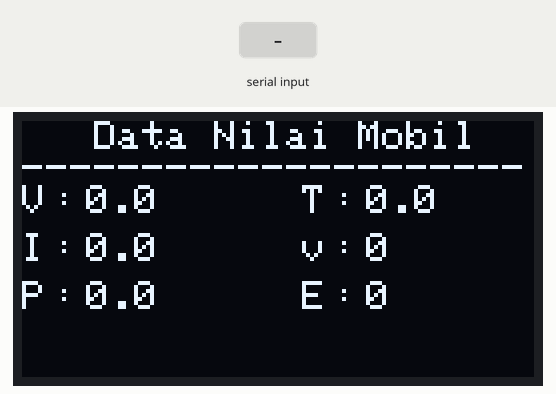
This sketch was run on a simulated ESP8266 (NodeMCU). Parts: 128×64 one-colour display. Inputs (shaded band) come from the test bench. WiFi joins after 1.5 s; servers stay silent unless stated; storage starts empty; what the sketch prints to the serial monitor is not drawn.

Above: at 2.1 s.
2.2 s: "90,45,200\n" received over the second serial link
At 2.6 s:
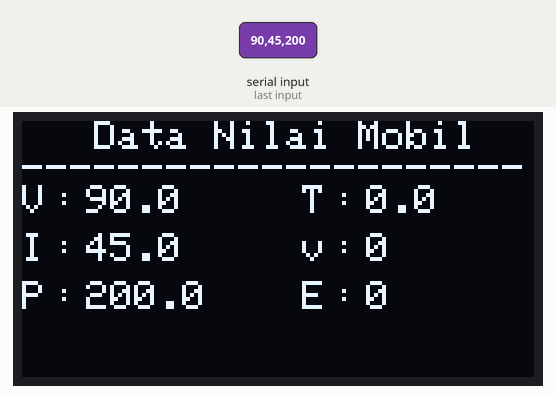
5.2 s: "90,45\n" received over the second serial link
At 5.9 s:
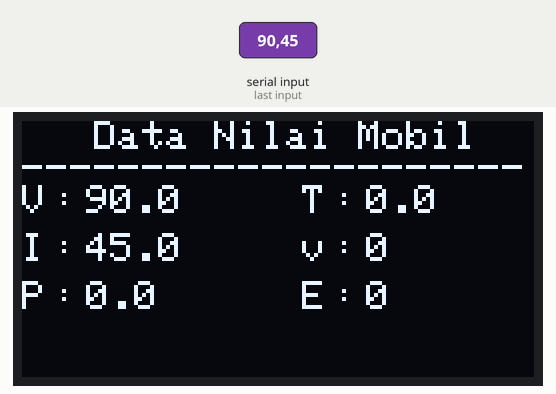
7.0 s: "90,45,200,10\n" received over the second serial link
At 8.0 s:
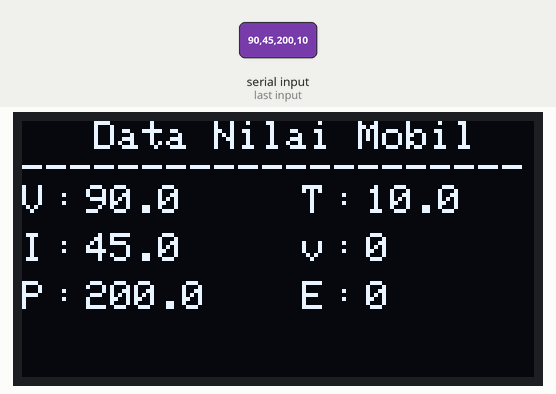
9.6 s: "90,45,200,10,150,30\n" received over the second serial link
At 11.7 s:
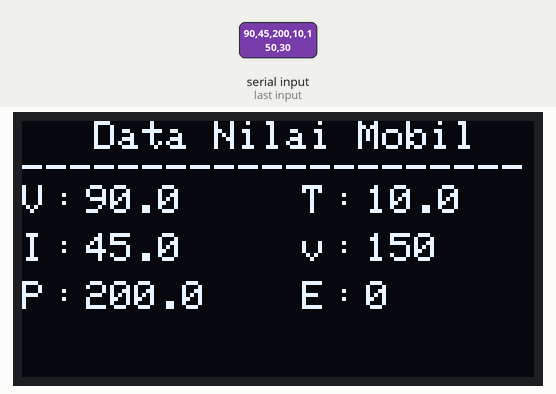
12.6 s: "5\n" received over the second serial link
At 13.6 s:
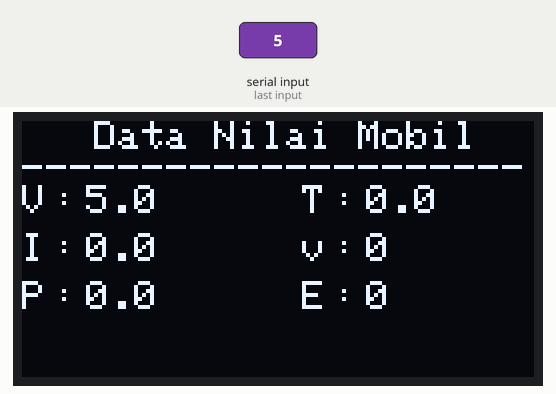
Timing chart, 0 to 15.6 s (numbered marks = the images above; inputs shaded):
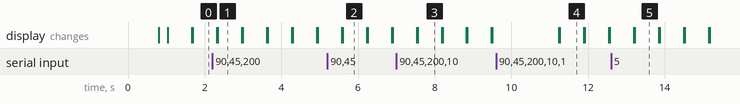

The sketch:

Code_NodeMCU_Ubidot_Oled_SDcard.ino
```cpp
#include <SPI.h>
#include <SD.h>
#include <ESP8266WiFi.h>
#include <ESP8266HTTPClient.h>
#include <WiFiClient.h>
#include <Arduino_JSON.h>
#include <UbidotsESPMQTT.h>
#include <Arduino.h>
#include <SoftwareSerial.h>
#include <Adafruit_GFX.h>
#include <Adafruit_SSD1306.h>

SoftwareSerial mySerial(10, 15); // RX (Receiver), TX (Transmitter) // (S3, D8)
WiFiClient client;

#define SCREEN_WIDTH 128 // OLED display width, in pixels
#define SCREEN_HEIGHT 64 // OLED display height, in pixels

// Deklarasi untuk SSD1306 display terhubung ke I2C (pin SDA dan SCL)
#define OLED_RESET     -1 // Reset pin # (or -1 if sharing Arduino reset pin)
Adafruit_SSD1306 display(SCREEN_WIDTH, SCREEN_HEIGHT, &Wire, OLED_RESET);

//Deklarasi untuk pin pada SD Card
#define CS_PIN D8 //Medenefisikan variabel CS_PIN pada pin D8 di NodeMCU
File dataFile; //Mendeklarasikan variabel dataFile pada tipe File atau Dokumen

char token[]           = "BBFF-lJhOBUcVPa4rnl2Hxnf5DLPHJZUnqX";
char ssid[]            = "Redmi Not 8";
char pass[]            = "indakaku";

unsigned long WTDisplay, WTGetData = 0;
int WTCloud     = -10000;
int WTCloudDua  = -8000;

unsigned long oldtime[11];
unsigned long interval[7] = {630000, 10000, 1000, 500, 250, 30, 100};

String Data[7];
String PesanData;
char BacaData;
int v, E = 0;
float V, I, P, T, W  = 0;

WiFiEventHandler JikaWiFiTerhubung;
WiFiEventHandler JikaWiFiTerputus;
Ubidots ubidots(token);

unsigned long Time(byte ar, int br) {
  unsigned long waktu = (millis() - oldtime[ar]) >= interval[br];
  return waktu;
}

unsigned long sets(byte an) {
  oldtime[an] = millis();
  return oldtime[an];
}

void callback(char* topic, byte* payload, unsigned int length) {
  Serial.print("Message arrived [");
  Serial.print(topic);
  Serial.print("] ");
  for (int j = 0; j < length; j++) {
    Serial.print((char)payload[j]);
  }
  Serial.println();
}

void setup() {
  WiFi.begin(ssid, pass);
  Serial.begin(115200);
  mySerial.begin(115200);
  delay(300);

  JikaWiFiTerhubung = WiFi.onStationModeGotIP(WiFi_Terhubung);
  JikaWiFiTerputus  = WiFi.onStationModeDisconnected(WiFi_Terputus);

  ubidots.setDebug(true);
  ubidots.begin(callback);
  delay(500);

  if(!display.begin(SSD1306_SWITCHCAPVCC, 0x3C)) { // Address 0x3C for 128x64
    Serial.println(F("SSD1306 allocation failed"));
    for(;;); // Don't proceed, loop forever
  }

  // Clear the buffer
  display.clearDisplay();
  display.display();
  delay(100);

  //Menghubungkan SD Card ke NodeMCU
  Serial.println("Inisialisasi SD CARD..."); //Menampilkan diserial kata "Inisialisasi SD CARD..." di serial monitor laptop

  //Periksa apakah kartu SD ada dan dapat diinisialisasi
  if (!SD.begin(CS_PIN)) {
    Serial.println("Gagal, cek apakah SD card terhubung."); //Menampilkan diserial kata "Gagal, cek apakah SD card terhubung." di serial monitor laptop
    return;
  }

  // jika Anda sampai di sini, itu karena kartu diinisialisasi dengan benar
  Serial.println("Inisialisasi kartu."); //Menampilkan kata "Inisialisasi kartu." pada serial monitor laptop

  dataFile = SD.open("Data Mobil.xls", FILE_WRITE); //Menjadikan variabel dataFile sebagai alat untuk membuat file dan membuka file di SD card
  // jika file dibuka dengan benar, tulis datanya
  if (dataFile) {
      //Mecetak kata-kata pada file yang dibuat di SD card
      dataFile.print("Tegangan");
      dataFile.print("\t\t"); //Tab 2 kali
      dataFile.print("Arus");
      dataFile.print("\t\t"); //Tab 2 kali
      dataFile.print("Daya");
      dataFile.print("\t\t"); //Tab 2 kali
      dataFile.print("Temperature");
      dataFile.print("\t\t"); //Tab 2 kali
      dataFile.print("Kecepatan");
      dataFile.print("\t\t"); //Tab 2 kali
      dataFile.print("Energi");
      dataFile.println("");

      //menutup file setelah menggunakannya
      dataFile.close();
  }
  // jika file tidak dapat dibuka, data tidak akan ditulis.
  else {
    Serial.println("Gagal membuka file Data Mobil.xls"); //Menampilkan kata "Gagal membuka  file NilaiPot.xls" diserial monitor laptop
  }

}

void loop() {
  if (mySerial.available() > 0) {
    BacaData = mySerial.read();
    PesanData += BacaData;
    if (BacaData == '\n') {
      Data[0] = getValue(PesanData, ',', 0);
      Data[1] = getValue(PesanData, ',', 1);
      Data[2] = getValue(PesanData, ',', 2);
      Data[3] = getValue(PesanData, ',', 3);
      Data[4] = getValue(PesanData, ',', 4);
      Data[5] = getValue(PesanData, ',', 5);
      Data[6] = getValue(PesanData, ',', 6);

      V = Data[0].toFloat();
      I = Data[1].toFloat();
      P = Data[2].toFloat();
      T = Data[3].toFloat();
      v = Data[4].toFloat();
      W = Data[5].toFloat();
      E = Data[6].toFloat();

      PesanData = "";
      Serial.println("Volt    : " + Data[0] + "V      \t||\t " + "Arus   : " + Data[1] + "A");
      Serial.println("Daya    : " + Data[2] + "W      \t||\t " + "Suhu   : " + Data[3] + "C");
      Serial.println("Kecp    : " + Data[4] + "KM/Jam \t||\t " + "Energi : " + Data[5] + "Wh");
      Serial.println("Baterai : " + Data[6] + "%");
      Serial.println();
    }
  }

  if (WiFi.status() == WL_CONNECTED) {
    if (Time(0, 1)) {
      DataCloud();
      sets(0);
    }
    if (Time(2, 1)) {
      DataCloudDua();
      sets(2);
    }
  }
  if (Time(3, 3)) {
    displayOLED();
    sets(3);
  }
  if(Time(4, 1)) {
    SD_card();
    sets(4);
  }
}

String getValue(String data, char separator, int index) {
  int found = 0;
  int strIndex[] = { 0, -1 };
  int maxIndex = data.length() - 1;
  for (int i = 0; i <= maxIndex && found <= index; i++) {
    if (data.charAt(i) == separator || i == maxIndex) {
      found++;
      strIndex[0] = strIndex[1] + 1;
      strIndex[1] = (i == maxIndex) ? i + 1 : i;
    }
  }
  return found > index ? data.substring(strIndex[0], strIndex[1]) : "";
}

void SD_card(){
  dataFile = SD.open("Data Mobil.xls", FILE_WRITE); //Menjadikan variabel dataFile sebagai alat untuk membuat file dan membuka file di SD card
  // jika file dibuka dengan benar, tulis datanya
  if (dataFile) {
      Serial.println("File Data Mobil.xls Berhasil Dibuka."); //Menampilkan diserial kata "File Nilaipot.xls Berhasil Dibuka."
      //Mecetak nilai variabel pada file yang dibuat di SD card
      dataFile.print(V);
      dataFile.print("\t\t"); //Tab 2 kali
      dataFile.print(I);
      dataFile.print("\t\t"); //Tab 2 kali
      dataFile.print(P);
      dataFile.print("\t\t"); //Tab 2 kali
      dataFile.print(T);
      dataFile.print("\t\t"); //Tab 2 kali
      dataFile.print(v);
      dataFile.print("\t\t"); //Tab 2 kali
      dataFile.print(E);
      dataFile.println("");

  //menutup file setelah menggunakannya
      dataFile.close();
      delay(1000);
  }
  // jika file tidak dapat dibuka, data tidak akan ditulis.
  else {
    Serial.println("Gagal membuka file Data Mobil.xls"); //Menampilkan kata "Gagal membuka  file NilaiPot.xls" diserial monitor laptop
  }
   //menunggu interval untuk pembacaan baru dari data
  delay(200);
}

void displayOLED() {
  display.clearDisplay();
  display.display();

  display.setTextSize(1);
  display.setTextColor(SSD1306_WHITE);
  display.setCursor(0, 0);
  display.println("   Data Nilai Mobil"); //Menampilkan kata pada baris 1
  display.println("---------------------"); //Menampilkan kata pada baris 2

  //Kolom 1 baris 3
  //Menampilkan nilai variabel V di LCD Oled
  display.setTextSize(1);
  display.setTextColor(SSD1306_WHITE);
  display.setCursor(0, 16);
  display.println("V");
  display.setTextSize(1);
  display.setTextColor(SSD1306_WHITE);
  display.setCursor(8, 16);
  display.println(":");
  display.setCursor(16, 16);
  display.setTextSize(1);
  display.print(V, 1);

  //Kolom 1 Baris 4
  //Menampilkan nilai variabel I di LCD Oled
  display.setTextSize(1);
  display.setTextColor(SSD1306_WHITE);
  display.setCursor(0, 28);
  display.println("I");
  display.setTextSize(1);
  display.setTextColor(SSD1306_WHITE);
  display.setCursor(8, 28);
  display.println(":");
  display.setCursor(16, 28);
  display.setTextSize(1);
  display.print(I, 1);

  //Kolom 1 Baris 5
  //Menampilkan nilai variabel P di LCD Oled
  display.setTextSize(1);
  display.setTextColor(SSD1306_WHITE);
  display.setCursor(0, 40);
  display.println("P");
  display.setTextSize(1);
  display.setTextColor(SSD1306_WHITE);
  display.setCursor(8, 40);
  display.println(":");
  display.setCursor(16, 40);
  display.setTextSize(1);
  display.print(P, 1);

  //Kolom 2 Baris 3
  //Menampilkan nilai variabel T di LCD Oled
  display.setTextSize(1);
  display.setTextColor(SSD1306_WHITE);
  display.setCursor(70, 16);
  display.println("T");
  display.setTextSize(1);
  display.setTextColor(SSD1306_WHITE);
  display.setCursor(78, 16);
  display.println(":");
  display.setCursor(86, 16);
  display.setTextSize(1);
  display.print(T, 1);

  //Kolom 2 Baris 4
  //Menampilkan nilai variabel v di LCD Oled
  display.setTextSize(1);
  display.setTextColor(SSD1306_WHITE);
  display.setCursor(70, 28);
  display.println("v");
  display.setTextSize(1);
  display.setTextColor(SSD1306_WHITE);
  display.setCursor(78, 28);
  display.println(":");
  display.setCursor(86, 28);
  display.setTextSize(1);
  display.print(v, 1);

  //Kolom 2 Baris 5
  //Menampilkan nilai variabel E di LCD Oled
  display.setTextSize(1);
  display.setTextColor(SSD1306_WHITE);
  display.setCursor(70, 40);
  display.println("E");
  display.setTextSize(1);
  display.setTextColor(SSD1306_WHITE);
  display.setCursor(78, 40);
  display.println(":");
  display.setCursor(86, 40);
  display.setTextSize(1);
  display.print(E, 1);
  display.display();
  delay(100);
}

void DataCloud() {
  ubidots.add("Tegangan_Baterai", V);
  ubidots.add("Arus_Baterai", I);
  ubidots.add("Daya_Baterai", P);
  ubidots.add("Suhu_Mesin", T);
  ubidots.add("Kacepatan_Mobil", v);
  ubidots.ubidotsPublish("Kapuas_2_Data1");
  ubidots.loop();
}

void DataCloudDua() {
  ubidots.add("Energi_Terpakai", W);
  ubidots.add("Persen_Baterai", E);
  ubidots.ubidotsPublish("Kapuas_2_Data1");
  ubidots.loop();
}

String httpGETRequest(const char* serverName) {
  WiFiClient client;
  HTTPClient http;
  http.begin(client, serverName);
  int httpResponseCode = http.GET();
  String payload = "{}";
  if (httpResponseCode > 0) {
    Serial.print("Terhubung dengan kode HTTP Response: ");
    Serial.println(httpResponseCode);
    payload = http.getString();
  }
  else {
    Serial.print("Kode Error: ");
    Serial.println(httpResponseCode);
  }
  http.end();
  return payload;
}

void WiFi_Terhubung(const WiFiEventStationModeGotIP& event) {
  Serial.println("Berhasil terhubung ke WiFi.");
  Serial.print("Alamat IP: ");
  Serial.println(WiFi.localIP());
}

void WiFi_Terputus(const WiFiEventStationModeDisconnected& event) {
  Serial.println("Koneksi WiFi terputus, menghubungkan kembali...");
  WiFi.disconnect();
  WiFi.begin(ssid, pass);
}
```

Measured:
- after the input at 2.2 s, the display: first differs from a run without the input after 0.14 s (image 1)
- after the input at 5.2 s, the display: first differs from a run without the input after 0.40 s (image 2)
- after the input at 7.0 s, the display: first differs from a run without the input after 0.55 s (image 3)
- after the input at 9.6 s, the display: first differs from a run without the input after 1.7 s (image 4)
- after the input at 12.6 s, the display: first differs from a run without the input after 0.62 s (image 5)
- what the display in image 1 shows lasts 0.7 s, from 2.3 s to 3.0 s
